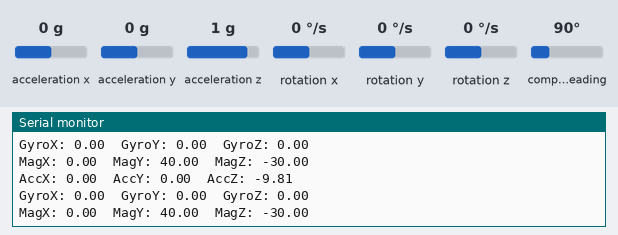
This sketch was run on a simulated ESP32. Shown: the last lines printed to the serial monitor. The test bench sets the inputs (shaded band); at power-on: acceleration z 1 g, acceleration x 0 g, acceleration y 0 g, rotation x 0 °/s, rotation y 0 °/s, rotation z 0 °/s, compass heading 90°.

Above: at 1.2 s.
1.3 s: acceleration z set to 0.2 g
At 1.8 s:
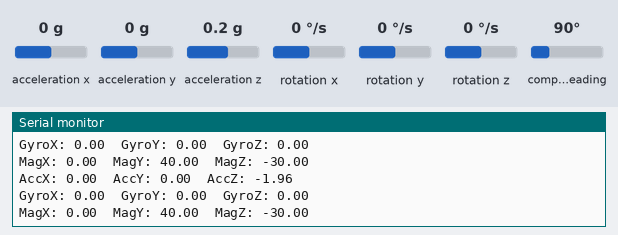
2.8 s: acceleration z set to -0.1 g
At 3.3 s:
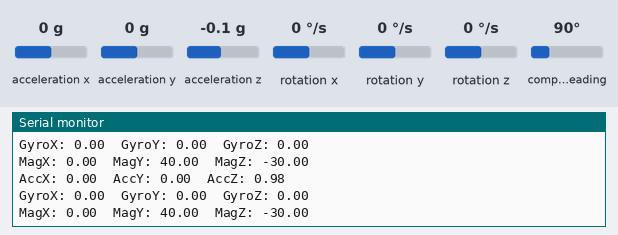
8.8 s: acceleration x set to -0.2 g
At 9.7 s:
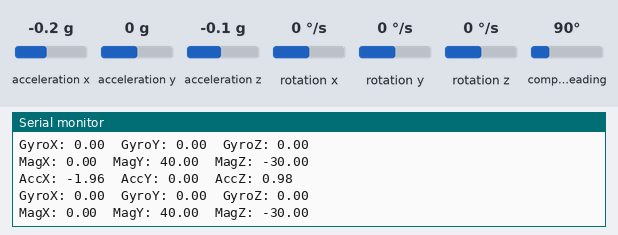
10.3 s: acceleration x set to 0.1 g
At 10.8 s:
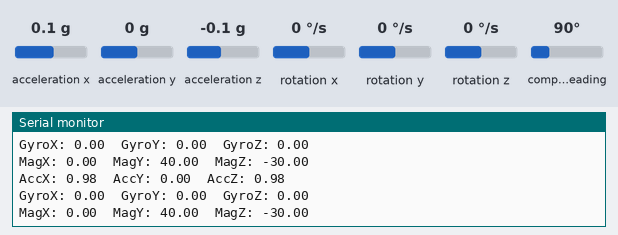
Timing chart, 0 to 12.8 s (numbered marks = the images above; inputs shaded):
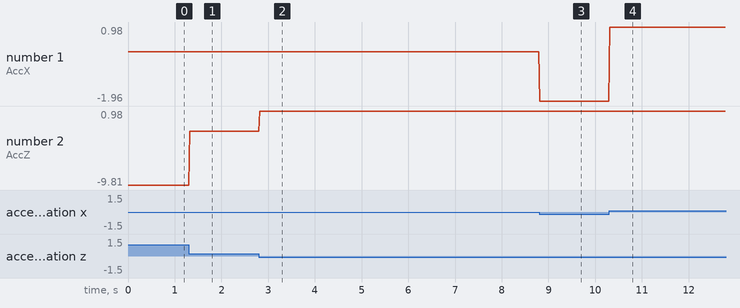

Measured:
- after the input at 1.3 s, the serial monitor: prints a new line at once (image 1)
- after the input at 2.8 s, the serial monitor: prints a new line at once (image 2)
- after the input at 8.8 s, the serial monitor: prints a new line at once (image 3)
- after the input at 10.3 s, the serial monitor: prints a new line at once (image 4)
- plotted number 1: 0 → -1.96 after the input at 8.8 s
- plotted number 2: -9.81 → -1.96 after the input at 1.3 s, -1.96 → 0.98 after the input at 2.8 s

The sketch:

test1.ino
```cpp
#include <Wire.h>
#include "MPU9250.h"

// add filter

MPU9250 IMU(Wire, 0x68);  // I2C bus, address 0x68

void setup() {
    Serial.begin(115200);
    Wire.begin(21, 22);  // SDA = 21, SCL = 22

    int status = IMU.begin();
    if (status < 0) {
        Serial.print("IMU init failed, status: ");
        Serial.println(status);
        while (1) {}
    }

    IMU.setAccelRange(MPU9250::ACCEL_RANGE_8G);
    IMU.setGyroRange(MPU9250::GYRO_RANGE_500DPS);
    IMU.setDlpfBandwidth(MPU9250::DLPF_BANDWIDTH_41HZ);
    IMU.setSrd(9);  // 1000/(1+9) = 100 Hz output rate
}

void loop() {
    IMU.readSensor();

    Serial.print("AccX: "); Serial.print(IMU.getAccelX_mss());
    Serial.print("  AccY: "); Serial.print(IMU.getAccelY_mss());
    Serial.print("  AccZ: "); Serial.println(IMU.getAccelZ_mss());

    Serial.print("GyroX: "); Serial.print(IMU.getGyroX_rads());
    Serial.print("  GyroY: "); Serial.print(IMU.getGyroY_rads());
    Serial.print("  GyroZ: "); Serial.println(IMU.getGyroZ_rads());

    Serial.print("MagX: "); Serial.print(IMU.getMagX_uT());
    Serial.print("  MagY: "); Serial.print(IMU.getMagY_uT());
    Serial.print("  MagZ: "); Serial.println(IMU.getMagZ_uT());

    delay(10);
}
```
